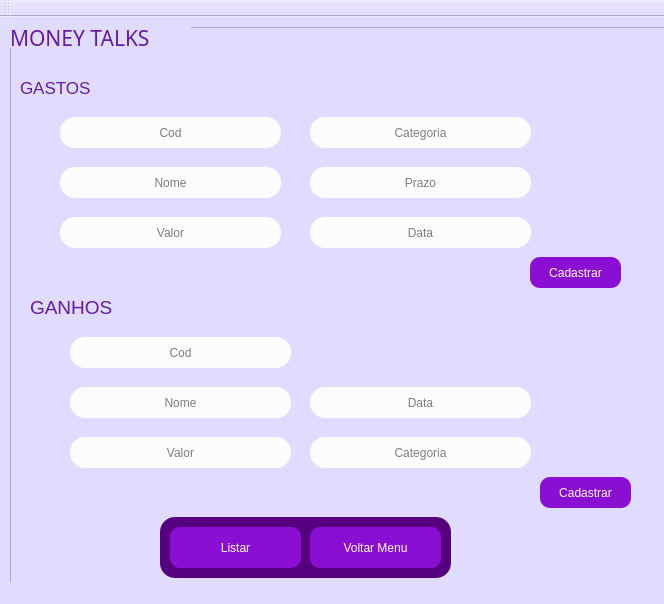
<?xml version="1.0" encoding="UTF-8"?>
<ui version="4.0">
 <class>CadastrarGanhosGastos</class>
 <widget class="QMainWindow" name="CadastrarGanhosGastos">
  <property name="geometry">
   <rect>
    <x>0</x>
    <y>0</y>
    <width>664</width>
    <height>604</height>
   </rect>
  </property>
  <property name="windowTitle">
   <string>Ganhos e Gastos</string>
  </property>
  <property name="styleSheet">
   <string notr="true">background-color: rgb(224, 220, 255);</string>
  </property>
  <widget class="QWidget" name="centralwidget">
   <widget class="QFrame" name="Direita">
    <property name="geometry">
     <rect>
      <x>10</x>
      <y>10</y>
      <width>831</width>
      <height>621</height>
     </rect>
    </property>
    <property name="styleSheet">
     <string notr="true">background-color: rgb(224, 220, 255);</string>
    </property>
    <property name="frameShape">
     <enum>QFrame::StyledPanel</enum>
    </property>
    <property name="frameShadow">
     <enum>QFrame::Raised</enum>
    </property>
    <widget class="QLineEdit" name="lineEdit">
     <property name="geometry">
      <rect>
       <x>50</x>
       <y>140</y>
       <width>221</width>
       <height>31</height>
      </rect>
     </property>
     <property name="styleSheet">
      <string notr="true">border-color: rgb(100, 8, 108);
background-color: rgb(252, 252, 252);
font: 9pt &quot;MS Shell Dlg 2&quot;;
border-radius: 15px;</string>
     </property>
     <property name="alignment">
      <set>Qt::AlignCenter</set>
     </property>
     <property name="placeholderText">
      <string>Nome</string>
     </property>
    </widget>
    <widget class="QLineEdit" name="lineEdit_2">
     <property name="geometry">
      <rect>
       <x>300</x>
       <y>140</y>
       <width>221</width>
       <height>31</height>
      </rect>
     </property>
     <property name="styleSheet">
      <string notr="true">border-color: rgb(100, 8, 108);
background-color: rgb(252, 252, 252);
font: 9pt &quot;MS Shell Dlg 2&quot;;
border-radius: 15px;</string>
     </property>
     <property name="alignment">
      <set>Qt::AlignCenter</set>
     </property>
     <property name="placeholderText">
      <string>Prazo</string>
     </property>
    </widget>
    <widget class="QLineEdit" name="lineEdit_3">
     <property name="geometry">
      <rect>
       <x>50</x>
       <y>190</y>
       <width>221</width>
       <height>31</height>
      </rect>
     </property>
     <property name="styleSheet">
      <string notr="true">border-color: rgb(100, 8, 108);
background-color: rgb(252, 252, 252);
font: 9pt &quot;MS Shell Dlg 2&quot;;
border-radius: 15px;</string>
     </property>
     <property name="alignment">
      <set>Qt::AlignCenter</set>
     </property>
     <property name="placeholderText">
      <string>Valor</string>
     </property>
    </widget>
    <widget class="QLineEdit" name="lineEdit_4">
     <property name="geometry">
      <rect>
       <x>300</x>
       <y>190</y>
       <width>221</width>
       <height>31</height>
      </rect>
     </property>
     <property name="styleSheet">
      <string notr="true">border-color: rgb(100, 8, 108);
background-color: rgb(252, 252, 252);
font: 9pt &quot;MS Shell Dlg 2&quot;;
border-radius: 15px;</string>
     </property>
     <property name="alignment">
      <set>Qt::AlignCenter</set>
     </property>
     <property name="placeholderText">
      <string>Data</string>
     </property>
    </widget>
    <widget class="QLineEdit" name="lineEdit_5">
     <property name="geometry">
      <rect>
       <x>60</x>
       <y>360</y>
       <width>221</width>
       <height>31</height>
      </rect>
     </property>
     <property name="styleSheet">
      <string notr="true">border-color: rgb(100, 8, 108);
background-color: rgb(252, 252, 252);
font: 9pt &quot;MS Shell Dlg 2&quot;;
border-radius: 15px;</string>
     </property>
     <property name="alignment">
      <set>Qt::AlignCenter</set>
     </property>
     <property name="placeholderText">
      <string>Nome</string>
     </property>
    </widget>
    <widget class="QLineEdit" name="lineEdit_7">
     <property name="geometry">
      <rect>
       <x>60</x>
       <y>410</y>
       <width>221</width>
       <height>31</height>
      </rect>
     </property>
     <property name="styleSheet">
      <string notr="true">border-color: rgb(100, 8, 108);
background-color: rgb(252, 252, 252);
font: 9pt &quot;MS Shell Dlg 2&quot;;
border-radius: 15px;</string>
     </property>
     <property name="alignment">
      <set>Qt::AlignCenter</set>
     </property>
     <property name="placeholderText">
      <string>Valor</string>
     </property>
    </widget>
    <widget class="QLineEdit" name="lineEdit_8">
     <property name="geometry">
      <rect>
       <x>300</x>
       <y>360</y>
       <width>221</width>
       <height>31</height>
      </rect>
     </property>
     <property name="styleSheet">
      <string notr="true">border-color: rgb(100, 8, 108);
background-color: rgb(252, 252, 252);
font: 9pt &quot;MS Shell Dlg 2&quot;;
border-radius: 15px;</string>
     </property>
     <property name="alignment">
      <set>Qt::AlignCenter</set>
     </property>
     <property name="placeholderText">
      <string>Data</string>
     </property>
    </widget>
    <widget class="QLabel" name="label_5">
     <property name="geometry">
      <rect>
       <x>20</x>
       <y>260</y>
       <width>101</width>
       <height>41</height>
      </rect>
     </property>
     <property name="font">
      <font>
       <family>MS Shell Dlg 2</family>
       <pointsize>14</pointsize>
       <weight>50</weight>
       <italic>false</italic>
       <bold>false</bold>
      </font>
     </property>
     <property name="styleSheet">
      <string notr="true">color: rgb(101, 27, 162);
font: 14pt &quot;MS Shell Dlg 2&quot;;</string>
     </property>
     <property name="text">
      <string>GANHOS</string>
     </property>
    </widget>
    <widget class="QLabel" name="label_6">
     <property name="geometry">
      <rect>
       <x>10</x>
       <y>50</y>
       <width>91</width>
       <height>21</height>
      </rect>
     </property>
     <property name="font">
      <font>
       <family>MS Shell Dlg 2</family>
       <pointsize>13</pointsize>
       <weight>50</weight>
       <italic>false</italic>
       <bold>false</bold>
      </font>
     </property>
     <property name="styleSheet">
      <string notr="true">color: rgb(101, 27, 162);
font: 13pt &quot;MS Shell Dlg 2&quot;;
</string>
     </property>
     <property name="text">
      <string>GASTOS</string>
     </property>
    </widget>
    <widget class="QPushButton" name="pushButton_4">
     <property name="geometry">
      <rect>
       <x>520</x>
       <y>230</y>
       <width>91</width>
       <height>31</height>
      </rect>
     </property>
     <property name="styleSheet">
      <string notr="true">font: 75 9pt &quot;MS Shell Dlg 2&quot;;
color: rgb(252, 252, 252);
background-color: rgb(176, 56, 114);
background-color: rgb(139, 15, 211);
border-radius: 10px;</string>
     </property>
     <property name="text">
      <string>Cadastrar</string>
     </property>
    </widget>
    <widget class="QPushButton" name="pushButton_5">
     <property name="geometry">
      <rect>
       <x>530</x>
       <y>450</y>
       <width>91</width>
       <height>31</height>
      </rect>
     </property>
     <property name="styleSheet">
      <string notr="true">font: 75 9pt &quot;MS Shell Dlg 2&quot;;
color: rgb(252, 252, 252);
background-color: rgb(176, 56, 114);
background-color: rgb(139, 15, 211);
border-radius: 10px;</string>
     </property>
     <property name="text">
      <string>Cadastrar</string>
     </property>
    </widget>
    <widget class="QLabel" name="label_2">
     <property name="geometry">
      <rect>
       <x>90</x>
       <y>240</y>
       <width>341</width>
       <height>31</height>
      </rect>
     </property>
     <property name="styleSheet">
      <string notr="true">color: rgb(0, 120, 0);</string>
     </property>
     <property name="text">
      <string/>
     </property>
    </widget>
    <widget class="QLabel" name="label_3">
     <property name="geometry">
      <rect>
       <x>70</x>
       <y>490</y>
       <width>341</width>
       <height>31</height>
      </rect>
     </property>
     <property name="styleSheet">
      <string notr="true">color: rgb(0, 120, 0);</string>
     </property>
     <property name="text">
      <string/>
     </property>
    </widget>
    <widget class="QLineEdit" name="lineEdit_6">
     <property name="geometry">
      <rect>
       <x>60</x>
       <y>310</y>
       <width>221</width>
       <height>31</height>
      </rect>
     </property>
     <property name="styleSheet">
      <string notr="true">border-color: rgb(100, 8, 108);
background-color: rgb(252, 252, 252);
font: 9pt &quot;MS Shell Dlg 2&quot;;
border-radius: 15px;</string>
     </property>
     <property name="alignment">
      <set>Qt::AlignCenter</set>
     </property>
     <property name="placeholderText">
      <string>Cod</string>
     </property>
    </widget>
    <widget class="QLineEdit" name="lineEdit_9">
     <property name="geometry">
      <rect>
       <x>50</x>
       <y>90</y>
       <width>221</width>
       <height>31</height>
      </rect>
     </property>
     <property name="styleSheet">
      <string notr="true">border-color: rgb(100, 8, 108);
background-color: rgb(252, 252, 252);
font: 9pt &quot;MS Shell Dlg 2&quot;;
border-radius: 15px;</string>
     </property>
     <property name="alignment">
      <set>Qt::AlignCenter</set>
     </property>
     <property name="placeholderText">
      <string>Cod</string>
     </property>
    </widget>
    <widget class="QLineEdit" name="lineEdit_10">
     <property name="geometry">
      <rect>
       <x>300</x>
       <y>410</y>
       <width>221</width>
       <height>31</height>
      </rect>
     </property>
     <property name="styleSheet">
      <string notr="true">border-color: rgb(100, 8, 108);
background-color: rgb(252, 252, 252);
font: 9pt &quot;MS Shell Dlg 2&quot;;
border-radius: 15px;</string>
     </property>
     <property name="text">
      <string/>
     </property>
     <property name="alignment">
      <set>Qt::AlignCenter</set>
     </property>
     <property name="placeholderText">
      <string>Categoria</string>
     </property>
    </widget>
    <widget class="QLineEdit" name="lineEdit_11">
     <property name="geometry">
      <rect>
       <x>300</x>
       <y>90</y>
       <width>221</width>
       <height>31</height>
      </rect>
     </property>
     <property name="styleSheet">
      <string notr="true">border-color: rgb(100, 8, 108);
background-color: rgb(252, 252, 252);
font: 9pt &quot;MS Shell Dlg 2&quot;;
border-radius: 15px;</string>
     </property>
     <property name="text">
      <string/>
     </property>
     <property name="alignment">
      <set>Qt::AlignCenter</set>
     </property>
     <property name="placeholderText">
      <string>Categoria</string>
     </property>
    </widget>
    <widget class="QLabel" name="label">
     <property name="geometry">
      <rect>
       <x>520</x>
       <y>50</y>
       <width>91</width>
       <height>91</height>
      </rect>
     </property>
     <property name="text">
      <string/>
     </property>
     <property name="pixmap">
      <pixmap>../../OneDrive/Área de Trabalho/Icones/icons8-carrinho-de-compras-90.png</pixmap>
     </property>
    </widget>
    <widget class="QLabel" name="label_7">
     <property name="geometry">
      <rect>
       <x>520</x>
       <y>280</y>
       <width>111</width>
       <height>101</height>
      </rect>
     </property>
     <property name="text">
      <string/>
     </property>
     <property name="pixmap">
      <pixmap>../../OneDrive/Área de Trabalho/Icones/icons8-aceito-pelo-bitcoin-100.png</pixmap>
     </property>
    </widget>
    <widget class="QFrame" name="Esquerda">
     <property name="geometry">
      <rect>
       <x>150</x>
       <y>490</y>
       <width>291</width>
       <height>61</height>
      </rect>
     </property>
     <property name="styleSheet">
      <string notr="true">background-color: rgb(85, 0, 127);
border-radius: 15px;</string>
     </property>
     <property name="frameShape">
      <enum>QFrame::StyledPanel</enum>
     </property>
     <property name="frameShadow">
      <enum>QFrame::Raised</enum>
     </property>
     <widget class="QPushButton" name="pushButton">
      <property name="geometry">
       <rect>
        <x>10</x>
        <y>10</y>
        <width>131</width>
        <height>41</height>
       </rect>
      </property>
      <property name="styleSheet">
       <string notr="true">font: 75 9pt &quot;MS Shell Dlg 2&quot;;
color: rgb(252, 252, 252);
background-color: rgb(176, 56, 114);
background-color: rgb(139, 15, 211);
border-radius: 10px;</string>
      </property>
      <property name="text">
       <string>Listar</string>
      </property>
     </widget>
     <widget class="QPushButton" name="pushButton_2">
      <property name="geometry">
       <rect>
        <x>150</x>
        <y>10</y>
        <width>131</width>
        <height>41</height>
       </rect>
      </property>
      <property name="styleSheet">
       <string notr="true">font: 75 9pt &quot;MS Shell Dlg 2&quot;;
color: rgb(252, 252, 252);
background-color: rgb(176, 56, 114);
background-color: rgb(139, 15, 211);
border-radius: 10px;</string>
      </property>
      <property name="text">
       <string>Voltar Menu</string>
      </property>
     </widget>
    </widget>
    <widget class="QLabel" name="label_4">
     <property name="geometry">
      <rect>
       <x>0</x>
       <y>0</y>
       <width>181</width>
       <height>21</height>
      </rect>
     </property>
     <property name="font">
      <font>
       <family>Sans Serif Collection</family>
       <pointsize>16</pointsize>
      </font>
     </property>
     <property name="styleSheet">
      <string notr="true">color: rgb(101, 27, 162);</string>
     </property>
     <property name="text">
      <string>MONEY TALKS</string>
     </property>
    </widget>
    <zorder>label_7</zorder>
    <zorder>label</zorder>
    <zorder>lineEdit</zorder>
    <zorder>lineEdit_2</zorder>
    <zorder>lineEdit_3</zorder>
    <zorder>lineEdit_4</zorder>
    <zorder>lineEdit_5</zorder>
    <zorder>lineEdit_7</zorder>
    <zorder>lineEdit_8</zorder>
    <zorder>label_5</zorder>
    <zorder>label_6</zorder>
    <zorder>pushButton_4</zorder>
    <zorder>pushButton_5</zorder>
    <zorder>label_2</zorder>
    <zorder>label_3</zorder>
    <zorder>lineEdit_6</zorder>
    <zorder>lineEdit_9</zorder>
    <zorder>lineEdit_10</zorder>
    <zorder>lineEdit_11</zorder>
    <zorder>Esquerda</zorder>
    <zorder>label_4</zorder>
   </widget>
  </widget>
  <widget class="QStatusBar" name="statusbar"/>
  <widget class="QToolBar" name="toolBar">
   <property name="windowTitle">
    <string>toolBar</string>
   </property>
   <attribute name="toolBarArea">
    <enum>TopToolBarArea</enum>
   </attribute>
   <attribute name="toolBarBreak">
    <bool>false</bool>
   </attribute>
  </widget>
 </widget>
 <resources/>
 <connections/>
</ui>
